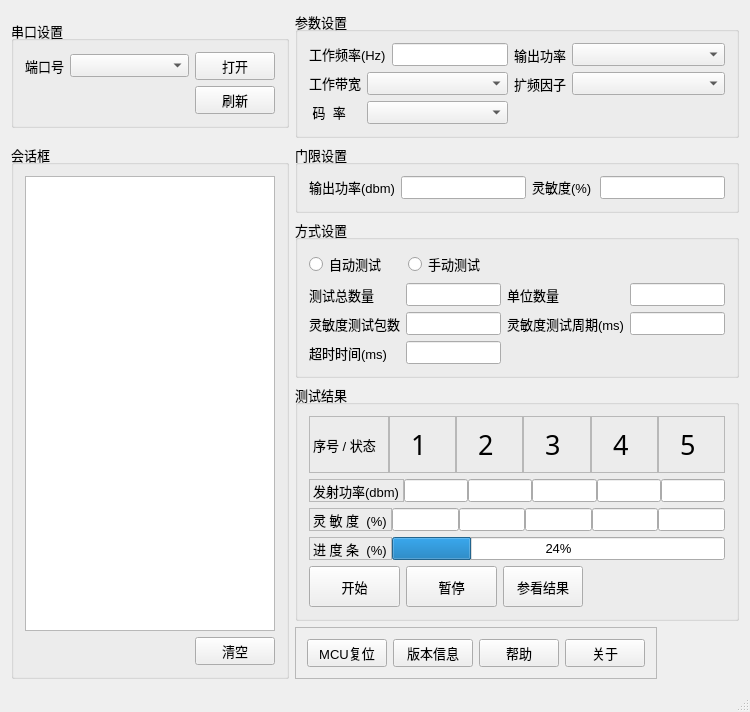
<?xml version="1.0" encoding="UTF-8"?>
<ui version="4.0">
 <class>MainWindow</class>
 <widget class="QMainWindow" name="MainWindow">
  <property name="geometry">
   <rect>
    <x>0</x>
    <y>0</y>
    <width>750</width>
    <height>622</height>
   </rect>
  </property>
  <property name="maximumSize">
   <size>
    <width>1000</width>
    <height>700</height>
   </size>
  </property>
  <property name="font">
   <font>
    <pointsize>10</pointsize>
   </font>
  </property>
  <property name="windowTitle">
   <string>MainWindow</string>
  </property>
  <widget class="QWidget" name="centralWidget">
   <property name="maximumSize">
    <size>
     <width>1000</width>
     <height>16777215</height>
    </size>
   </property>
   <layout class="QGridLayout" name="gridLayout_8">
    <item row="0" column="0">
     <widget class="QGroupBox" name="gBox_setting_com">
      <property name="sizePolicy">
       <sizepolicy hsizetype="Preferred" vsizetype="Maximum">
        <horstretch>0</horstretch>
        <verstretch>0</verstretch>
       </sizepolicy>
      </property>
      <property name="maximumSize">
       <size>
        <width>300</width>
        <height>16777215</height>
       </size>
      </property>
      <property name="title">
       <string>串口设置</string>
      </property>
      <layout class="QGridLayout" name="gridLayout">
       <item row="0" column="0">
        <layout class="QHBoxLayout" name="horizontalLayout_com">
         <item>
          <widget class="QLabel" name="label_com">
           <property name="text">
            <string>端口号</string>
           </property>
          </widget>
         </item>
         <item>
          <widget class="QComboBox" name="comboBox_com">
           <property name="sizePolicy">
            <sizepolicy hsizetype="Expanding" vsizetype="Fixed">
             <horstretch>0</horstretch>
             <verstretch>0</verstretch>
            </sizepolicy>
           </property>
          </widget>
         </item>
        </layout>
       </item>
       <item row="0" column="1">
        <widget class="QPushButton" name="Button_open_com">
         <property name="text">
          <string>打开</string>
         </property>
        </widget>
       </item>
       <item row="1" column="0">
        <spacer name="horizontalSpacer">
         <property name="orientation">
          <enum>Qt::Horizontal</enum>
         </property>
         <property name="sizeHint" stdset="0">
          <size>
           <width>110</width>
           <height>20</height>
          </size>
         </property>
        </spacer>
       </item>
       <item row="1" column="1">
        <widget class="QPushButton" name="Button_clear_com">
         <property name="text">
          <string>刷新</string>
         </property>
        </widget>
       </item>
      </layout>
     </widget>
    </item>
    <item row="0" column="1">
     <widget class="QGroupBox" name="groupBox_setting">
      <property name="sizePolicy">
       <sizepolicy hsizetype="Preferred" vsizetype="Minimum">
        <horstretch>0</horstretch>
        <verstretch>0</verstretch>
       </sizepolicy>
      </property>
      <property name="title">
       <string>参数设置</string>
      </property>
      <layout class="QGridLayout" name="gridLayout_2">
       <item row="0" column="0" colspan="2">
        <widget class="QLabel" name="label_freq">
         <property name="sizePolicy">
          <sizepolicy hsizetype="Preferred" vsizetype="Fixed">
           <horstretch>0</horstretch>
           <verstretch>0</verstretch>
          </sizepolicy>
         </property>
         <property name="text">
          <string>工作频率(Hz)</string>
         </property>
        </widget>
       </item>
       <item row="0" column="2">
        <widget class="QLineEdit" name="lineEdit_freq">
         <property name="sizePolicy">
          <sizepolicy hsizetype="Preferred" vsizetype="Fixed">
           <horstretch>0</horstretch>
           <verstretch>0</verstretch>
          </sizepolicy>
         </property>
        </widget>
       </item>
       <item row="0" column="3">
        <widget class="QLabel" name="label_power">
         <property name="text">
          <string>输出功率</string>
         </property>
        </widget>
       </item>
       <item row="0" column="4">
        <widget class="QComboBox" name="comboBox_power">
         <property name="sizePolicy">
          <sizepolicy hsizetype="Expanding" vsizetype="Fixed">
           <horstretch>0</horstretch>
           <verstretch>0</verstretch>
          </sizepolicy>
         </property>
        </widget>
       </item>
       <item row="1" column="0">
        <widget class="QLabel" name="label_BW">
         <property name="sizePolicy">
          <sizepolicy hsizetype="Preferred" vsizetype="Fixed">
           <horstretch>0</horstretch>
           <verstretch>0</verstretch>
          </sizepolicy>
         </property>
         <property name="text">
          <string>工作带宽</string>
         </property>
        </widget>
       </item>
       <item row="1" column="1" colspan="2">
        <widget class="QComboBox" name="comboBox_BW">
         <property name="sizePolicy">
          <sizepolicy hsizetype="Preferred" vsizetype="Fixed">
           <horstretch>0</horstretch>
           <verstretch>0</verstretch>
          </sizepolicy>
         </property>
        </widget>
       </item>
       <item row="1" column="3">
        <widget class="QLabel" name="label_SF">
         <property name="text">
          <string>扩频因子</string>
         </property>
        </widget>
       </item>
       <item row="1" column="4">
        <widget class="QComboBox" name="comboBox_SF">
         <property name="sizePolicy">
          <sizepolicy hsizetype="Expanding" vsizetype="Fixed">
           <horstretch>0</horstretch>
           <verstretch>0</verstretch>
          </sizepolicy>
         </property>
        </widget>
       </item>
       <item row="2" column="0">
        <widget class="QLabel" name="label_CR">
         <property name="sizePolicy">
          <sizepolicy hsizetype="Preferred" vsizetype="Fixed">
           <horstretch>0</horstretch>
           <verstretch>0</verstretch>
          </sizepolicy>
         </property>
         <property name="text">
          <string> 码  率</string>
         </property>
        </widget>
       </item>
       <item row="2" column="1" colspan="2">
        <widget class="QComboBox" name="comboBox_CR">
         <property name="sizePolicy">
          <sizepolicy hsizetype="Preferred" vsizetype="Fixed">
           <horstretch>0</horstretch>
           <verstretch>0</verstretch>
          </sizepolicy>
         </property>
        </widget>
       </item>
       <item row="2" column="3" colspan="2">
        <spacer name="horizontalSpacer_12">
         <property name="orientation">
          <enum>Qt::Horizontal</enum>
         </property>
         <property name="sizeHint" stdset="0">
          <size>
           <width>220</width>
           <height>20</height>
          </size>
         </property>
        </spacer>
       </item>
      </layout>
     </widget>
    </item>
    <item row="1" column="0" rowspan="4">
     <widget class="QGroupBox" name="groupBox_Conversation">
      <property name="sizePolicy">
       <sizepolicy hsizetype="Expanding" vsizetype="Preferred">
        <horstretch>0</horstretch>
        <verstretch>0</verstretch>
       </sizepolicy>
      </property>
      <property name="minimumSize">
       <size>
        <width>0</width>
        <height>191</height>
       </size>
      </property>
      <property name="maximumSize">
       <size>
        <width>300</width>
        <height>16777215</height>
       </size>
      </property>
      <property name="title">
       <string>会话框</string>
      </property>
      <layout class="QVBoxLayout" name="verticalLayout">
       <item>
        <widget class="QTextEdit" name="read_textEdit">
         <property name="minimumSize">
          <size>
           <width>250</width>
           <height>0</height>
          </size>
         </property>
        </widget>
       </item>
       <item>
        <layout class="QHBoxLayout" name="horizontalLayout_9">
         <item>
          <spacer name="horizontalSpacer_2">
           <property name="orientation">
            <enum>Qt::Horizontal</enum>
           </property>
           <property name="sizeHint" stdset="0">
            <size>
             <width>40</width>
             <height>20</height>
            </size>
           </property>
          </spacer>
         </item>
         <item>
          <widget class="QPushButton" name="clear_Button">
           <property name="sizePolicy">
            <sizepolicy hsizetype="Fixed" vsizetype="Fixed">
             <horstretch>0</horstretch>
             <verstretch>0</verstretch>
            </sizepolicy>
           </property>
           <property name="text">
            <string>清空</string>
           </property>
          </widget>
         </item>
        </layout>
       </item>
      </layout>
     </widget>
    </item>
    <item row="1" column="1">
     <widget class="QGroupBox" name="groupBox_lin">
      <property name="sizePolicy">
       <sizepolicy hsizetype="Preferred" vsizetype="Maximum">
        <horstretch>0</horstretch>
        <verstretch>0</verstretch>
       </sizepolicy>
      </property>
      <property name="title">
       <string>门限设置</string>
      </property>
      <layout class="QGridLayout" name="gridLayout_6">
       <item row="0" column="0">
        <widget class="QLabel" name="label">
         <property name="sizePolicy">
          <sizepolicy hsizetype="Preferred" vsizetype="Fixed">
           <horstretch>0</horstretch>
           <verstretch>0</verstretch>
          </sizepolicy>
         </property>
         <property name="text">
          <string>输出功率(dbm)</string>
         </property>
        </widget>
       </item>
       <item row="0" column="2">
        <widget class="QLabel" name="label_2">
         <property name="sizePolicy">
          <sizepolicy hsizetype="Preferred" vsizetype="Fixed">
           <horstretch>0</horstretch>
           <verstretch>0</verstretch>
          </sizepolicy>
         </property>
         <property name="text">
          <string>灵敏度(%)</string>
         </property>
        </widget>
       </item>
       <item row="0" column="3">
        <widget class="QLineEdit" name="lineEdit_power_en_2">
         <property name="sizePolicy">
          <sizepolicy hsizetype="Preferred" vsizetype="Fixed">
           <horstretch>0</horstretch>
           <verstretch>0</verstretch>
          </sizepolicy>
         </property>
        </widget>
       </item>
       <item row="0" column="1">
        <widget class="QLineEdit" name="lineEdit_power_en">
         <property name="sizePolicy">
          <sizepolicy hsizetype="Preferred" vsizetype="Fixed">
           <horstretch>0</horstretch>
           <verstretch>0</verstretch>
          </sizepolicy>
         </property>
        </widget>
       </item>
      </layout>
     </widget>
    </item>
    <item row="2" column="1">
     <widget class="QGroupBox" name="groupBox_mode">
      <property name="sizePolicy">
       <sizepolicy hsizetype="Preferred" vsizetype="Maximum">
        <horstretch>0</horstretch>
        <verstretch>0</verstretch>
       </sizepolicy>
      </property>
      <property name="title">
       <string>方式设置</string>
      </property>
      <layout class="QGridLayout" name="gridLayout_5">
       <item row="1" column="0">
        <widget class="QLabel" name="label_total">
         <property name="text">
          <string>测试总数量</string>
         </property>
        </widget>
       </item>
       <item row="1" column="1">
        <widget class="QLineEdit" name="lineEdit_total"/>
       </item>
       <item row="0" column="2" colspan="2">
        <spacer name="horizontalSpacer_9">
         <property name="orientation">
          <enum>Qt::Horizontal</enum>
         </property>
         <property name="sizeHint" stdset="0">
          <size>
           <width>228</width>
           <height>20</height>
          </size>
         </property>
        </spacer>
       </item>
       <item row="1" column="2">
        <widget class="QLabel" name="label_unit">
         <property name="text">
          <string>单位数量</string>
         </property>
        </widget>
       </item>
       <item row="0" column="0" colspan="2">
        <layout class="QHBoxLayout" name="horizontalLayout_4">
         <item>
          <widget class="QRadioButton" name="radioButton_auto">
           <property name="text">
            <string>自动测试</string>
           </property>
          </widget>
         </item>
         <item>
          <widget class="QRadioButton" name="radioButton_atuoff">
           <property name="text">
            <string>手动测试</string>
           </property>
          </widget>
         </item>
        </layout>
       </item>
       <item row="1" column="3">
        <widget class="QLineEdit" name="lineEdit_unit">
         <property name="text">
          <string/>
         </property>
        </widget>
       </item>
       <item row="3" column="0">
        <widget class="QLabel" name="label_13">
         <property name="text">
          <string>灵敏度测试包数</string>
         </property>
        </widget>
       </item>
       <item row="3" column="3">
        <widget class="QLineEdit" name="lineEdit_min_cyc"/>
       </item>
       <item row="3" column="1">
        <widget class="QLineEdit" name="lineEdit_min_total"/>
       </item>
       <item row="3" column="2">
        <widget class="QLabel" name="label_5">
         <property name="text">
          <string>灵敏度测试周期(ms)</string>
         </property>
        </widget>
       </item>
       <item row="4" column="1">
        <widget class="QLineEdit" name="lineEdit_timeout"/>
       </item>
       <item row="4" column="0">
        <widget class="QLabel" name="label_6">
         <property name="text">
          <string>超时时间(ms)</string>
         </property>
        </widget>
       </item>
      </layout>
     </widget>
    </item>
    <item row="3" column="1">
     <widget class="QGroupBox" name="groupBox_resut">
      <property name="minimumSize">
       <size>
        <width>400</width>
        <height>0</height>
       </size>
      </property>
      <property name="title">
       <string>测试结果</string>
      </property>
      <layout class="QGridLayout" name="gridLayout_7">
       <item row="0" column="0" colspan="4">
        <layout class="QGridLayout" name="gridLayout_4">
         <item row="0" column="0">
          <layout class="QHBoxLayout" name="horizontalLayout_8">
           <property name="spacing">
            <number>0</number>
           </property>
           <item>
            <widget class="QLabel" name="label_11">
             <property name="sizePolicy">
              <sizepolicy hsizetype="Maximum" vsizetype="Preferred">
               <horstretch>0</horstretch>
               <verstretch>0</verstretch>
              </sizepolicy>
             </property>
             <property name="frameShape">
              <enum>QFrame::StyledPanel</enum>
             </property>
             <property name="text">
              <string>序号 / 状态  </string>
             </property>
            </widget>
           </item>
           <item>
            <widget class="QLabel" name="label_lora1">
             <property name="sizePolicy">
              <sizepolicy hsizetype="Preferred" vsizetype="Minimum">
               <horstretch>0</horstretch>
               <verstretch>0</verstretch>
              </sizepolicy>
             </property>
             <property name="minimumSize">
              <size>
               <width>0</width>
               <height>57</height>
              </size>
             </property>
             <property name="font">
              <font>
               <family>黑体</family>
               <pointsize>20</pointsize>
               <weight>50</weight>
               <bold>false</bold>
              </font>
             </property>
             <property name="contextMenuPolicy">
              <enum>Qt::ActionsContextMenu</enum>
             </property>
             <property name="frameShape">
              <enum>QFrame::StyledPanel</enum>
             </property>
             <property name="midLineWidth">
              <number>0</number>
             </property>
             <property name="text">
              <string>  1</string>
             </property>
            </widget>
           </item>
           <item>
            <widget class="QLabel" name="label_lora2">
             <property name="sizePolicy">
              <sizepolicy hsizetype="Preferred" vsizetype="Minimum">
               <horstretch>0</horstretch>
               <verstretch>0</verstretch>
              </sizepolicy>
             </property>
             <property name="minimumSize">
              <size>
               <width>0</width>
               <height>57</height>
              </size>
             </property>
             <property name="font">
              <font>
               <family>黑体</family>
               <pointsize>20</pointsize>
              </font>
             </property>
             <property name="contextMenuPolicy">
              <enum>Qt::ActionsContextMenu</enum>
             </property>
             <property name="frameShape">
              <enum>QFrame::StyledPanel</enum>
             </property>
             <property name="text">
              <string>  2</string>
             </property>
            </widget>
           </item>
           <item>
            <widget class="QLabel" name="label_lora3">
             <property name="sizePolicy">
              <sizepolicy hsizetype="Preferred" vsizetype="Minimum">
               <horstretch>0</horstretch>
               <verstretch>0</verstretch>
              </sizepolicy>
             </property>
             <property name="minimumSize">
              <size>
               <width>0</width>
               <height>57</height>
              </size>
             </property>
             <property name="font">
              <font>
               <family>黑体</family>
               <pointsize>20</pointsize>
              </font>
             </property>
             <property name="contextMenuPolicy">
              <enum>Qt::ActionsContextMenu</enum>
             </property>
             <property name="frameShape">
              <enum>QFrame::StyledPanel</enum>
             </property>
             <property name="text">
              <string>  3</string>
             </property>
            </widget>
           </item>
           <item>
            <widget class="QLabel" name="label_lora4">
             <property name="sizePolicy">
              <sizepolicy hsizetype="Preferred" vsizetype="Minimum">
               <horstretch>0</horstretch>
               <verstretch>0</verstretch>
              </sizepolicy>
             </property>
             <property name="minimumSize">
              <size>
               <width>0</width>
               <height>57</height>
              </size>
             </property>
             <property name="font">
              <font>
               <family>黑体</family>
               <pointsize>20</pointsize>
              </font>
             </property>
             <property name="contextMenuPolicy">
              <enum>Qt::ActionsContextMenu</enum>
             </property>
             <property name="frameShape">
              <enum>QFrame::StyledPanel</enum>
             </property>
             <property name="text">
              <string>  4</string>
             </property>
            </widget>
           </item>
           <item>
            <widget class="QLabel" name="label_lora5">
             <property name="sizePolicy">
              <sizepolicy hsizetype="Preferred" vsizetype="Minimum">
               <horstretch>0</horstretch>
               <verstretch>0</verstretch>
              </sizepolicy>
             </property>
             <property name="minimumSize">
              <size>
               <width>0</width>
               <height>57</height>
              </size>
             </property>
             <property name="font">
              <font>
               <family>黑体</family>
               <pointsize>20</pointsize>
              </font>
             </property>
             <property name="contextMenuPolicy">
              <enum>Qt::ActionsContextMenu</enum>
             </property>
             <property name="frameShape">
              <enum>QFrame::StyledPanel</enum>
             </property>
             <property name="text">
              <string>  5</string>
             </property>
            </widget>
           </item>
          </layout>
         </item>
         <item row="1" column="0">
          <layout class="QHBoxLayout" name="horizontalLayout_3">
           <property name="spacing">
            <number>0</number>
           </property>
           <item>
            <widget class="QLabel" name="label_12">
             <property name="sizePolicy">
              <sizepolicy hsizetype="Preferred" vsizetype="Preferred">
               <horstretch>0</horstretch>
               <verstretch>0</verstretch>
              </sizepolicy>
             </property>
             <property name="frameShape">
              <enum>QFrame::StyledPanel</enum>
             </property>
             <property name="text">
              <string>发射功率(dbm)</string>
             </property>
            </widget>
           </item>
           <item>
            <widget class="QLineEdit" name="lineEdit_power1">
             <property name="sizePolicy">
              <sizepolicy hsizetype="Preferred" vsizetype="Maximum">
               <horstretch>0</horstretch>
               <verstretch>0</verstretch>
              </sizepolicy>
             </property>
            </widget>
           </item>
           <item>
            <widget class="QLineEdit" name="lineEdit_power2">
             <property name="sizePolicy">
              <sizepolicy hsizetype="Preferred" vsizetype="Maximum">
               <horstretch>0</horstretch>
               <verstretch>0</verstretch>
              </sizepolicy>
             </property>
            </widget>
           </item>
           <item>
            <widget class="QLineEdit" name="lineEdit_power3">
             <property name="sizePolicy">
              <sizepolicy hsizetype="Preferred" vsizetype="Maximum">
               <horstretch>0</horstretch>
               <verstretch>0</verstretch>
              </sizepolicy>
             </property>
            </widget>
           </item>
           <item>
            <widget class="QLineEdit" name="lineEdit_power4">
             <property name="sizePolicy">
              <sizepolicy hsizetype="Preferred" vsizetype="Maximum">
               <horstretch>0</horstretch>
               <verstretch>0</verstretch>
              </sizepolicy>
             </property>
            </widget>
           </item>
           <item>
            <widget class="QLineEdit" name="lineEdit_power5">
             <property name="sizePolicy">
              <sizepolicy hsizetype="Preferred" vsizetype="Maximum">
               <horstretch>0</horstretch>
               <verstretch>0</verstretch>
              </sizepolicy>
             </property>
            </widget>
           </item>
          </layout>
         </item>
         <item row="2" column="0">
          <layout class="QHBoxLayout" name="horizontalLayout_7">
           <property name="spacing">
            <number>0</number>
           </property>
           <item>
            <widget class="QLabel" name="label_4">
             <property name="frameShape">
              <enum>QFrame::StyledPanel</enum>
             </property>
             <property name="text">
              <string>灵 敏 度  (%)</string>
             </property>
            </widget>
           </item>
           <item>
            <widget class="QLineEdit" name="lineEdit_lin1">
             <property name="sizePolicy">
              <sizepolicy hsizetype="Preferred" vsizetype="Maximum">
               <horstretch>0</horstretch>
               <verstretch>0</verstretch>
              </sizepolicy>
             </property>
            </widget>
           </item>
           <item>
            <widget class="QLineEdit" name="lineEdit_lin2">
             <property name="sizePolicy">
              <sizepolicy hsizetype="Preferred" vsizetype="Maximum">
               <horstretch>0</horstretch>
               <verstretch>0</verstretch>
              </sizepolicy>
             </property>
            </widget>
           </item>
           <item>
            <widget class="QLineEdit" name="lineEdit_lin3">
             <property name="sizePolicy">
              <sizepolicy hsizetype="Preferred" vsizetype="Maximum">
               <horstretch>0</horstretch>
               <verstretch>0</verstretch>
              </sizepolicy>
             </property>
            </widget>
           </item>
           <item>
            <widget class="QLineEdit" name="lineEdit_lin4">
             <property name="sizePolicy">
              <sizepolicy hsizetype="Preferred" vsizetype="Maximum">
               <horstretch>0</horstretch>
               <verstretch>0</verstretch>
              </sizepolicy>
             </property>
            </widget>
           </item>
           <item>
            <widget class="QLineEdit" name="lineEdit_lin5">
             <property name="sizePolicy">
              <sizepolicy hsizetype="Preferred" vsizetype="Maximum">
               <horstretch>0</horstretch>
               <verstretch>0</verstretch>
              </sizepolicy>
             </property>
            </widget>
           </item>
          </layout>
         </item>
        </layout>
       </item>
       <item row="1" column="0" colspan="4">
        <layout class="QFormLayout" name="formLayout">
         <property name="horizontalSpacing">
          <number>0</number>
         </property>
         <property name="verticalSpacing">
          <number>0</number>
         </property>
         <item row="0" column="0">
          <widget class="QLabel" name="label_3">
           <property name="sizePolicy">
            <sizepolicy hsizetype="Preferred" vsizetype="Preferred">
             <horstretch>0</horstretch>
             <verstretch>0</verstretch>
            </sizepolicy>
           </property>
           <property name="frameShape">
            <enum>QFrame::StyledPanel</enum>
           </property>
           <property name="text">
            <string>进 度 条  (%)</string>
           </property>
           <property name="textFormat">
            <enum>Qt::AutoText</enum>
           </property>
          </widget>
         </item>
         <item row="0" column="1">
          <widget class="QProgressBar" name="progressBar_process">
           <property name="value">
            <number>24</number>
           </property>
          </widget>
         </item>
         <item row="1" column="0" colspan="2">
          <spacer name="verticalSpacer_2">
           <property name="orientation">
            <enum>Qt::Vertical</enum>
           </property>
           <property name="sizeHint" stdset="0">
            <size>
             <width>448</width>
             <height>40</height>
            </size>
           </property>
          </spacer>
         </item>
        </layout>
       </item>
       <item row="2" column="0">
        <widget class="QPushButton" name="pushButton_write">
         <property name="sizePolicy">
          <sizepolicy hsizetype="Fixed" vsizetype="Fixed">
           <horstretch>0</horstretch>
           <verstretch>0</verstretch>
          </sizepolicy>
         </property>
         <property name="minimumSize">
          <size>
           <width>91</width>
           <height>41</height>
          </size>
         </property>
         <property name="maximumSize">
          <size>
           <width>91</width>
           <height>41</height>
          </size>
         </property>
         <property name="text">
          <string>开始</string>
         </property>
        </widget>
       </item>
       <item row="2" column="1">
        <widget class="QPushButton" name="pushButton_pause">
         <property name="sizePolicy">
          <sizepolicy hsizetype="Fixed" vsizetype="Fixed">
           <horstretch>0</horstretch>
           <verstretch>0</verstretch>
          </sizepolicy>
         </property>
         <property name="minimumSize">
          <size>
           <width>91</width>
           <height>41</height>
          </size>
         </property>
         <property name="maximumSize">
          <size>
           <width>91</width>
           <height>41</height>
          </size>
         </property>
         <property name="text">
          <string>暂停</string>
         </property>
        </widget>
       </item>
       <item row="2" column="2">
        <widget class="QPushButton" name="pushButton_log">
         <property name="sizePolicy">
          <sizepolicy hsizetype="Fixed" vsizetype="Fixed">
           <horstretch>0</horstretch>
           <verstretch>0</verstretch>
          </sizepolicy>
         </property>
         <property name="maximumSize">
          <size>
           <width>91</width>
           <height>41</height>
          </size>
         </property>
         <property name="text">
          <string>参看结果</string>
         </property>
        </widget>
       </item>
       <item row="2" column="3">
        <spacer name="horizontalSpacer_4">
         <property name="orientation">
          <enum>Qt::Horizontal</enum>
         </property>
         <property name="sizeHint" stdset="0">
          <size>
           <width>171</width>
           <height>20</height>
          </size>
         </property>
        </spacer>
       </item>
      </layout>
     </widget>
    </item>
    <item row="4" column="1">
     <widget class="QFrame" name="frame">
      <property name="sizePolicy">
       <sizepolicy hsizetype="Maximum" vsizetype="Maximum">
        <horstretch>0</horstretch>
        <verstretch>0</verstretch>
       </sizepolicy>
      </property>
      <property name="frameShape">
       <enum>QFrame::StyledPanel</enum>
      </property>
      <property name="frameShadow">
       <enum>QFrame::Raised</enum>
      </property>
      <layout class="QGridLayout" name="gridLayout_3">
       <item row="0" column="0">
        <layout class="QHBoxLayout" name="horizontalLayout">
         <item>
          <widget class="QPushButton" name="pushButton_MCU">
           <property name="text">
            <string>MCU复位</string>
           </property>
          </widget>
         </item>
         <item>
          <widget class="QPushButton" name="pushButton_INF">
           <property name="text">
            <string>版本信息</string>
           </property>
          </widget>
         </item>
         <item>
          <widget class="QPushButton" name="pushButton_help">
           <property name="text">
            <string>帮助</string>
           </property>
          </widget>
         </item>
         <item>
          <widget class="QPushButton" name="pushButton_About">
           <property name="text">
            <string>关于</string>
           </property>
          </widget>
         </item>
        </layout>
       </item>
      </layout>
     </widget>
    </item>
   </layout>
  </widget>
  <widget class="QStatusBar" name="statusBar"/>
 </widget>
 <layoutdefault spacing="6" margin="11"/>
 <resources/>
 <connections/>
</ui>
